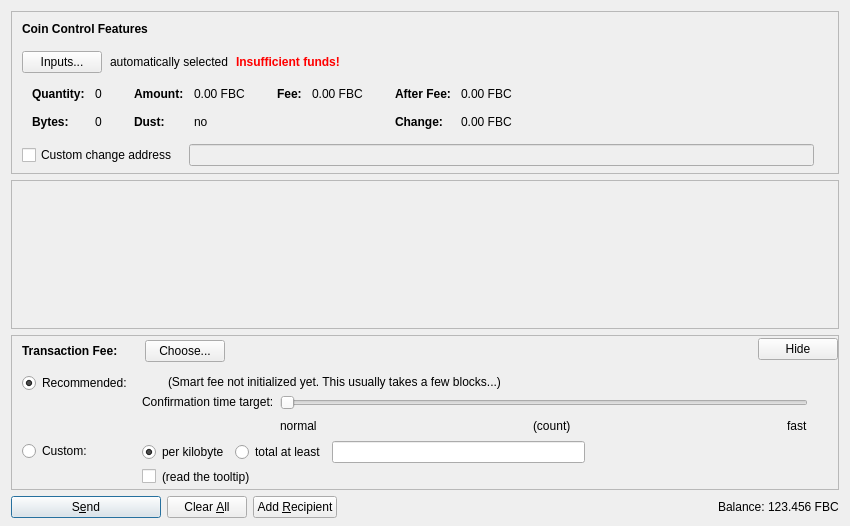
<?xml version="1.0" encoding="UTF-8"?>
<ui version="4.0">
 <class>SendCoinsDialog</class>
 <widget class="QDialog" name="SendCoinsDialog">
  <property name="geometry">
   <rect>
    <x>0</x>
    <y>0</y>
    <width>850</width>
    <height>526</height>
   </rect>
  </property>
  <property name="windowTitle">
   <string>Send Coins</string>
  </property>
  <layout class="QVBoxLayout" name="verticalLayout" stretch="0,1,0,0">
   <property name="bottomMargin">
    <number>8</number>
   </property>
   <item>
    <widget class="QFrame" name="frameCoinControl">
     <property name="sizePolicy">
      <sizepolicy hsizetype="Expanding" vsizetype="Expanding">
       <horstretch>0</horstretch>
       <verstretch>0</verstretch>
      </sizepolicy>
     </property>
     <property name="maximumSize">
      <size>
       <width>16777215</width>
       <height>16777215</height>
      </size>
     </property>
     <property name="frameShape">
      <enum>QFrame::StyledPanel</enum>
     </property>
     <property name="frameShadow">
      <enum>QFrame::Sunken</enum>
     </property>
     <layout class="QVBoxLayout" name="verticalLayoutCoinControl2">
      <property name="spacing">
       <number>0</number>
      </property>
      <property name="leftMargin">
       <number>0</number>
      </property>
      <property name="topMargin">
       <number>0</number>
      </property>
      <property name="rightMargin">
       <number>0</number>
      </property>
      <property name="bottomMargin">
       <number>6</number>
      </property>
      <item>
       <layout class="QVBoxLayout" name="verticalLayoutCoinControl" stretch="0,0,0,0,1">
        <property name="spacing">
         <number>0</number>
        </property>
        <property name="leftMargin">
         <number>10</number>
        </property>
        <property name="topMargin">
         <number>10</number>
        </property>
        <item>
         <layout class="QHBoxLayout" name="horizontalLayoutCoinControl1">
          <property name="bottomMargin">
           <number>15</number>
          </property>
          <item>
           <widget class="QLabel" name="labelCoinControlFeatures">
            <property name="sizePolicy">
             <sizepolicy hsizetype="Preferred" vsizetype="Maximum">
              <horstretch>0</horstretch>
              <verstretch>0</verstretch>
             </sizepolicy>
            </property>
            <property name="font">
             <font>
              <weight>75</weight>
              <bold>true</bold>
             </font>
            </property>
            <property name="styleSheet">
             <string notr="true">font-weight:bold;</string>
            </property>
            <property name="text">
             <string>Coin Control Features</string>
            </property>
           </widget>
          </item>
         </layout>
        </item>
        <item>
         <layout class="QHBoxLayout" name="horizontalLayoutCoinControl2" stretch="0,0,0,0">
          <property name="spacing">
           <number>8</number>
          </property>
          <property name="bottomMargin">
           <number>10</number>
          </property>
          <item>
           <widget class="QPushButton" name="pushButtonCoinControl">
            <property name="styleSheet">
             <string notr="true"/>
            </property>
            <property name="text">
             <string>Inputs...</string>
            </property>
            <property name="autoDefault">
             <bool>false</bool>
            </property>
           </widget>
          </item>
          <item>
           <widget class="QLabel" name="labelCoinControlAutomaticallySelected">
            <property name="text">
             <string>automatically selected</string>
            </property>
            <property name="margin">
             <number>5</number>
            </property>
           </widget>
          </item>
          <item>
           <widget class="QLabel" name="labelCoinControlInsuffFunds">
            <property name="font">
             <font>
              <weight>75</weight>
              <bold>true</bold>
             </font>
            </property>
            <property name="styleSheet">
             <string notr="true">color:red;font-weight:bold;</string>
            </property>
            <property name="text">
             <string>Insufficient funds!</string>
            </property>
            <property name="margin">
             <number>5</number>
            </property>
           </widget>
          </item>
          <item>
           <spacer name="horizontalSpacerCoinControl">
            <property name="orientation">
             <enum>Qt::Horizontal</enum>
            </property>
            <property name="sizeHint" stdset="0">
             <size>
              <width>40</width>
              <height>1</height>
             </size>
            </property>
           </spacer>
          </item>
         </layout>
        </item>
        <item>
         <widget class="QWidget" name="widgetCoinControl" native="true">
          <property name="sizePolicy">
           <sizepolicy hsizetype="Preferred" vsizetype="Preferred">
            <horstretch>0</horstretch>
            <verstretch>0</verstretch>
           </sizepolicy>
          </property>
          <property name="minimumSize">
           <size>
            <width>0</width>
            <height>0</height>
           </size>
          </property>
          <property name="styleSheet">
           <string notr="true"/>
          </property>
          <layout class="QHBoxLayout" name="horizontalLayoutCoinControl5">
           <property name="leftMargin">
            <number>0</number>
           </property>
           <property name="topMargin">
            <number>0</number>
           </property>
           <property name="rightMargin">
            <number>0</number>
           </property>
           <property name="bottomMargin">
            <number>0</number>
           </property>
           <item>
            <layout class="QHBoxLayout" name="horizontalLayoutCoinControl3" stretch="0,0,0,1">
             <property name="spacing">
              <number>20</number>
             </property>
             <property name="topMargin">
              <number>0</number>
             </property>
             <property name="bottomMargin">
              <number>10</number>
             </property>
             <item>
              <layout class="QFormLayout" name="formLayoutCoinControl1">
               <property name="horizontalSpacing">
                <number>10</number>
               </property>
               <property name="verticalSpacing">
                <number>14</number>
               </property>
               <property name="leftMargin">
                <number>10</number>
               </property>
               <property name="topMargin">
                <number>4</number>
               </property>
               <property name="rightMargin">
                <number>6</number>
               </property>
               <item row="0" column="0">
                <widget class="QLabel" name="labelCoinControlQuantityText">
                 <property name="font">
                  <font>
                   <weight>75</weight>
                   <bold>true</bold>
                  </font>
                 </property>
                 <property name="text">
                  <string>Quantity:</string>
                 </property>
                 <property name="margin">
                  <number>0</number>
                 </property>
                </widget>
               </item>
               <item row="0" column="1">
                <widget class="QLabel" name="labelCoinControlQuantity">
                 <property name="cursor">
                  <cursorShape>IBeamCursor</cursorShape>
                 </property>
                 <property name="contextMenuPolicy">
                  <enum>Qt::ActionsContextMenu</enum>
                 </property>
                 <property name="text">
                  <string notr="true">0</string>
                 </property>
                 <property name="margin">
                  <number>0</number>
                 </property>
                 <property name="textInteractionFlags">
                  <set>Qt::LinksAccessibleByMouse|Qt::TextSelectableByKeyboard|Qt::TextSelectableByMouse</set>
                 </property>
                </widget>
               </item>
               <item row="1" column="0">
                <widget class="QLabel" name="labelCoinControlBytesText">
                 <property name="font">
                  <font>
                   <weight>75</weight>
                   <bold>true</bold>
                  </font>
                 </property>
                 <property name="text">
                  <string>Bytes:</string>
                 </property>
                </widget>
               </item>
               <item row="1" column="1">
                <widget class="QLabel" name="labelCoinControlBytes">
                 <property name="cursor">
                  <cursorShape>IBeamCursor</cursorShape>
                 </property>
                 <property name="contextMenuPolicy">
                  <enum>Qt::ActionsContextMenu</enum>
                 </property>
                 <property name="text">
                  <string notr="true">0</string>
                 </property>
                 <property name="textInteractionFlags">
                  <set>Qt::LinksAccessibleByMouse|Qt::TextSelectableByKeyboard|Qt::TextSelectableByMouse</set>
                 </property>
                </widget>
               </item>
              </layout>
             </item>
             <item>
              <layout class="QFormLayout" name="formLayoutCoinControl2">
               <property name="horizontalSpacing">
                <number>10</number>
               </property>
               <property name="verticalSpacing">
                <number>14</number>
               </property>
               <property name="leftMargin">
                <number>6</number>
               </property>
               <property name="topMargin">
                <number>4</number>
               </property>
               <property name="rightMargin">
                <number>6</number>
               </property>
               <item row="0" column="0">
                <widget class="QLabel" name="labelCoinControlAmountText">
                 <property name="font">
                  <font>
                   <weight>75</weight>
                   <bold>true</bold>
                  </font>
                 </property>
                 <property name="text">
                  <string>Amount:</string>
                 </property>
                 <property name="margin">
                  <number>0</number>
                 </property>
                </widget>
               </item>
               <item row="0" column="1">
                <widget class="QLabel" name="labelCoinControlAmount">
                 <property name="cursor">
                  <cursorShape>IBeamCursor</cursorShape>
                 </property>
                 <property name="contextMenuPolicy">
                  <enum>Qt::ActionsContextMenu</enum>
                 </property>
                 <property name="text">
                  <string notr="true">0.00 FBC</string>
                 </property>
                 <property name="textInteractionFlags">
                  <set>Qt::LinksAccessibleByMouse|Qt::TextSelectableByKeyboard|Qt::TextSelectableByMouse</set>
                 </property>
                </widget>
               </item>
               <item row="1" column="0">
                <widget class="QLabel" name="labelCoinControlLowOutputText">
                 <property name="font">
                  <font>
                   <weight>75</weight>
                   <bold>true</bold>
                  </font>
                 </property>
                 <property name="text">
                  <string>Dust:</string>
                 </property>
                </widget>
               </item>
               <item row="1" column="1">
                <widget class="QLabel" name="labelCoinControlLowOutput">
                 <property name="cursor">
                  <cursorShape>IBeamCursor</cursorShape>
                 </property>
                 <property name="contextMenuPolicy">
                  <enum>Qt::ActionsContextMenu</enum>
                 </property>
                 <property name="text">
                  <string notr="true">no</string>
                 </property>
                 <property name="textInteractionFlags">
                  <set>Qt::LinksAccessibleByMouse|Qt::TextSelectableByKeyboard|Qt::TextSelectableByMouse</set>
                 </property>
                </widget>
               </item>
              </layout>
             </item>
             <item>
              <layout class="QFormLayout" name="formLayoutCoinControl3">
               <property name="horizontalSpacing">
                <number>10</number>
               </property>
               <property name="verticalSpacing">
                <number>14</number>
               </property>
               <property name="leftMargin">
                <number>6</number>
               </property>
               <property name="topMargin">
                <number>4</number>
               </property>
               <property name="rightMargin">
                <number>6</number>
               </property>
               <item row="0" column="0">
                <widget class="QLabel" name="labelCoinControlFeeText">
                 <property name="font">
                  <font>
                   <weight>75</weight>
                   <bold>true</bold>
                  </font>
                 </property>
                 <property name="text">
                  <string>Fee:</string>
                 </property>
                 <property name="margin">
                  <number>0</number>
                 </property>
                </widget>
               </item>
               <item row="0" column="1">
                <widget class="QLabel" name="labelCoinControlFee">
                 <property name="cursor">
                  <cursorShape>IBeamCursor</cursorShape>
                 </property>
                 <property name="contextMenuPolicy">
                  <enum>Qt::ActionsContextMenu</enum>
                 </property>
                 <property name="text">
                  <string notr="true">0.00 FBC</string>
                 </property>
                 <property name="textInteractionFlags">
                  <set>Qt::LinksAccessibleByMouse|Qt::TextSelectableByKeyboard|Qt::TextSelectableByMouse</set>
                 </property>
                </widget>
               </item>
              </layout>
             </item>
             <item>
              <layout class="QFormLayout" name="formLayoutCoinControl4">
               <property name="horizontalSpacing">
                <number>10</number>
               </property>
               <property name="verticalSpacing">
                <number>14</number>
               </property>
               <property name="leftMargin">
                <number>6</number>
               </property>
               <property name="topMargin">
                <number>4</number>
               </property>
               <property name="rightMargin">
                <number>6</number>
               </property>
               <item row="0" column="0">
                <widget class="QLabel" name="labelCoinControlAfterFeeText">
                 <property name="font">
                  <font>
                   <weight>75</weight>
                   <bold>true</bold>
                  </font>
                 </property>
                 <property name="text">
                  <string>After Fee:</string>
                 </property>
                 <property name="margin">
                  <number>0</number>
                 </property>
                </widget>
               </item>
               <item row="0" column="1">
                <widget class="QLabel" name="labelCoinControlAfterFee">
                 <property name="cursor">
                  <cursorShape>IBeamCursor</cursorShape>
                 </property>
                 <property name="contextMenuPolicy">
                  <enum>Qt::ActionsContextMenu</enum>
                 </property>
                 <property name="text">
                  <string notr="true">0.00 FBC</string>
                 </property>
                 <property name="textInteractionFlags">
                  <set>Qt::LinksAccessibleByMouse|Qt::TextSelectableByKeyboard|Qt::TextSelectableByMouse</set>
                 </property>
                </widget>
               </item>
               <item row="1" column="0">
                <widget class="QLabel" name="labelCoinControlChangeText">
                 <property name="font">
                  <font>
                   <weight>75</weight>
                   <bold>true</bold>
                  </font>
                 </property>
                 <property name="text">
                  <string>Change:</string>
                 </property>
                </widget>
               </item>
               <item row="1" column="1">
                <widget class="QLabel" name="labelCoinControlChange">
                 <property name="cursor">
                  <cursorShape>IBeamCursor</cursorShape>
                 </property>
                 <property name="contextMenuPolicy">
                  <enum>Qt::ActionsContextMenu</enum>
                 </property>
                 <property name="text">
                  <string notr="true">0.00 FBC</string>
                 </property>
                 <property name="textInteractionFlags">
                  <set>Qt::LinksAccessibleByMouse|Qt::TextSelectableByKeyboard|Qt::TextSelectableByMouse</set>
                 </property>
                </widget>
               </item>
              </layout>
             </item>
            </layout>
           </item>
          </layout>
         </widget>
        </item>
        <item>
         <layout class="QHBoxLayout" name="horizontalLayoutCoinControl4" stretch="0,0,0">
          <property name="spacing">
           <number>12</number>
          </property>
          <property name="sizeConstraint">
           <enum>QLayout::SetDefaultConstraint</enum>
          </property>
          <property name="topMargin">
           <number>5</number>
          </property>
          <property name="rightMargin">
           <number>5</number>
          </property>
          <item>
           <widget class="QCheckBox" name="checkBoxCoinControlChange">
            <property name="toolTip">
             <string>If this is activated, but the change address is empty or invalid, change will be sent to a newly generated address.</string>
            </property>
            <property name="text">
             <string>Custom change address</string>
            </property>
           </widget>
          </item>
          <item>
           <widget class="QValidatedLineEdit" name="lineEditCoinControlChange">
            <property name="enabled">
             <bool>false</bool>
            </property>
            <property name="sizePolicy">
             <sizepolicy hsizetype="Expanding" vsizetype="Fixed">
              <horstretch>0</horstretch>
              <verstretch>0</verstretch>
             </sizepolicy>
            </property>
           </widget>
          </item>
          <item>
           <widget class="QLabel" name="labelCoinControlChangeLabel">
            <property name="sizePolicy">
             <sizepolicy hsizetype="Preferred" vsizetype="Expanding">
              <horstretch>0</horstretch>
              <verstretch>0</verstretch>
             </sizepolicy>
            </property>
            <property name="minimumSize">
             <size>
              <width>0</width>
              <height>0</height>
             </size>
            </property>
            <property name="text">
             <string/>
            </property>
            <property name="margin">
             <number>3</number>
            </property>
           </widget>
          </item>
         </layout>
        </item>
        <item>
         <spacer name="verticalSpacerCoinControl">
          <property name="orientation">
           <enum>Qt::Vertical</enum>
          </property>
          <property name="sizeHint" stdset="0">
           <size>
            <width>800</width>
            <height>1</height>
           </size>
          </property>
         </spacer>
        </item>
       </layout>
      </item>
     </layout>
    </widget>
   </item>
   <item>
    <widget class="QScrollArea" name="scrollArea">
     <property name="widgetResizable">
      <bool>true</bool>
     </property>
     <widget class="QWidget" name="scrollAreaWidgetContents">
      <property name="geometry">
       <rect>
        <x>0</x>
        <y>0</y>
        <width>830</width>
        <height>104</height>
       </rect>
      </property>
      <layout class="QVBoxLayout" name="verticalLayout_2" stretch="0,1">
       <property name="leftMargin">
        <number>0</number>
       </property>
       <property name="topMargin">
        <number>0</number>
       </property>
       <property name="rightMargin">
        <number>0</number>
       </property>
       <property name="bottomMargin">
        <number>0</number>
       </property>
       <item>
        <layout class="QVBoxLayout" name="entries">
         <property name="spacing">
          <number>6</number>
         </property>
        </layout>
       </item>
       <item>
        <spacer name="verticalSpacer">
         <property name="orientation">
          <enum>Qt::Vertical</enum>
         </property>
         <property name="sizeHint" stdset="0">
          <size>
           <width>20</width>
           <height>40</height>
          </size>
         </property>
        </spacer>
       </item>
      </layout>
     </widget>
    </widget>
   </item>
   <item>
    <widget class="QFrame" name="frameFee">
     <property name="sizePolicy">
      <sizepolicy hsizetype="Expanding" vsizetype="Expanding">
       <horstretch>0</horstretch>
       <verstretch>0</verstretch>
      </sizepolicy>
     </property>
     <property name="maximumSize">
      <size>
       <width>16777215</width>
       <height>16777215</height>
      </size>
     </property>
     <property name="frameShape">
      <enum>QFrame::StyledPanel</enum>
     </property>
     <property name="frameShadow">
      <enum>QFrame::Sunken</enum>
     </property>
     <layout class="QVBoxLayout" name="verticalLayoutFee1">
      <property name="spacing">
       <number>0</number>
      </property>
      <property name="leftMargin">
       <number>0</number>
      </property>
      <property name="topMargin">
       <number>0</number>
      </property>
      <property name="rightMargin">
       <number>0</number>
      </property>
      <property name="bottomMargin">
       <number>0</number>
      </property>
      <item>
       <layout class="QVBoxLayout" name="verticalLayoutFee2" stretch="0,0,0">
        <property name="spacing">
         <number>0</number>
        </property>
        <property name="leftMargin">
         <number>10</number>
        </property>
        <property name="topMargin">
         <number>0</number>
        </property>
        <item>
         <layout class="QHBoxLayout" name="horizontalLayoutFee1">
          <property name="bottomMargin">
           <number>0</number>
          </property>
          <item>
           <layout class="QVBoxLayout" name="verticalLayoutFee7">
            <property name="spacing">
             <number>0</number>
            </property>
            <item>
             <spacer name="verticalSpacerSmartFee">
              <property name="orientation">
               <enum>Qt::Vertical</enum>
              </property>
              <property name="sizeType">
               <enum>QSizePolicy::Fixed</enum>
              </property>
              <property name="sizeHint" stdset="0">
               <size>
                <width>1</width>
                <height>4</height>
               </size>
              </property>
             </spacer>
            </item>
            <item>
             <layout class="QHBoxLayout" name="horizontalLayoutSmartFee">
              <property name="spacing">
               <number>10</number>
              </property>
              <item>
               <widget class="QLabel" name="labelFeeHeadline">
                <property name="sizePolicy">
                 <sizepolicy hsizetype="Preferred" vsizetype="Maximum">
                  <horstretch>0</horstretch>
                  <verstretch>0</verstretch>
                 </sizepolicy>
                </property>
                <property name="font">
                 <font>
                  <weight>75</weight>
                  <bold>true</bold>
                 </font>
                </property>
                <property name="styleSheet">
                 <string notr="true">font-weight:bold;</string>
                </property>
                <property name="text">
                 <string>Transaction Fee:</string>
                </property>
               </widget>
              </item>
              <item>
               <widget class="QLabel" name="labelFeeMinimized">
                <property name="text">
                 <string/>
                </property>
               </widget>
              </item>
              <item>
               <widget class="QPushButton" name="buttonChooseFee">
                <property name="text">
                 <string>Choose...</string>
                </property>
               </widget>
              </item>
             </layout>
            </item>
            <item>
             <spacer name="verticalSpacer_5">
              <property name="orientation">
               <enum>Qt::Vertical</enum>
              </property>
              <property name="sizeHint" stdset="0">
               <size>
                <width>1</width>
                <height>1</height>
               </size>
              </property>
             </spacer>
            </item>
           </layout>
          </item>
          <item>
           <spacer name="horizontalSpacer_4">
            <property name="orientation">
             <enum>Qt::Horizontal</enum>
            </property>
            <property name="sizeHint" stdset="0">
             <size>
              <width>40</width>
              <height>20</height>
             </size>
            </property>
           </spacer>
          </item>
          <item>
           <widget class="QPushButton" name="buttonMinimizeFee">
            <property name="toolTip">
             <string>collapse fee-settings</string>
            </property>
            <property name="text">
             <string>Hide</string>
            </property>
           </widget>
          </item>
         </layout>
        </item>
        <item>
         <widget class="QFrame" name="frameFeeSelection">
          <layout class="QVBoxLayout" name="verticalLayoutFee12">
           <property name="spacing">
            <number>0</number>
           </property>
           <property name="leftMargin">
            <number>0</number>
           </property>
           <property name="topMargin">
            <number>0</number>
           </property>
           <property name="rightMargin">
            <number>0</number>
           </property>
           <property name="bottomMargin">
            <number>0</number>
           </property>
           <item>
            <layout class="QGridLayout" name="gridLayoutFee">
             <property name="topMargin">
              <number>10</number>
             </property>
             <property name="bottomMargin">
              <number>4</number>
             </property>
             <property name="horizontalSpacing">
              <number>10</number>
             </property>
             <property name="verticalSpacing">
              <number>4</number>
             </property>
             <item row="1" column="1">
              <layout class="QVBoxLayout" name="verticalLayoutFee8">
               <property name="spacing">
                <number>6</number>
               </property>
               <item>
                <layout class="QHBoxLayout" name="horizontalLayoutFee13">
                 <item>
                  <widget class="QRadioButton" name="radioCustomPerKilobyte">
                   <property name="toolTip">
                    <string>If the custom fee is set to 1000 satoshis and the transaction is only 250 bytes, then &quot;per kilobyte&quot; only pays 250 satoshis in fee, while &quot;total at least&quot; pays 1000 satoshis. For transactions bigger than a kilobyte both pay by kilobyte.</string>
                   </property>
                   <property name="text">
                    <string>per kilobyte</string>
                   </property>
                   <property name="checked">
                    <bool>true</bool>
                   </property>
                   <attribute name="buttonGroup">
                    <string notr="true">groupCustomFee</string>
                   </attribute>
                  </widget>
                 </item>
                 <item>
                  <widget class="QRadioButton" name="radioCustomAtLeast">
                   <property name="toolTip">
                    <string>If the custom fee is set to 1000 satoshis and the transaction is only 250 bytes, then &quot;per kilobyte&quot; only pays 250 satoshis in fee, while &quot;total at least&quot; pays 1000 satoshis. For transactions bigger than a kilobyte both pay by kilobyte.</string>
                   </property>
                   <property name="text">
                    <string>total at least</string>
                   </property>
                   <attribute name="buttonGroup">
                    <string notr="true">groupCustomFee</string>
                   </attribute>
                  </widget>
                 </item>
                 <item>
                  <widget class="BitcoinAmountField" name="customFee"/>
                 </item>
                 <item>
                  <spacer name="horizontalSpacer_6">
                   <property name="orientation">
                    <enum>Qt::Horizontal</enum>
                   </property>
                   <property name="sizeHint" stdset="0">
                    <size>
                     <width>1</width>
                     <height>1</height>
                    </size>
                   </property>
                  </spacer>
                 </item>
                </layout>
               </item>
               <item>
                <layout class="QHBoxLayout" name="horizontalLayoutFee8">
                 <item>
                  <widget class="QCheckBox" name="checkBoxMinimumFee">
                   <property name="toolTip">
                    <string>Paying only the minimum fee is just fine as long as there is less transaction volume than space in the blocks. But be aware that this can end up in a never confirming transaction once there is more demand for footballcoin transactions than the network can process.</string>
                   </property>
                   <property name="text">
                    <string/>
                   </property>
                  </widget>
                 </item>
                 <item>
                  <widget class="QLabel" name="labelMinFeeWarning">
                   <property name="enabled">
                    <bool>true</bool>
                   </property>
                   <property name="toolTip">
                    <string>Paying only the minimum fee is just fine as long as there is less transaction volume than space in the blocks. But be aware that this can end up in a never confirming transaction once there is more demand for footballcoin transactions than the network can process.</string>
                   </property>
                   <property name="text">
                    <string>(read the tooltip)</string>
                   </property>
                   <property name="margin">
                    <number>5</number>
                   </property>
                  </widget>
                 </item>
                 <item>
                  <spacer name="horizontalSpacer_2">
                   <property name="orientation">
                    <enum>Qt::Horizontal</enum>
                   </property>
                   <property name="sizeHint" stdset="0">
                    <size>
                     <width>1</width>
                     <height>1</height>
                    </size>
                   </property>
                  </spacer>
                 </item>
                </layout>
               </item>
              </layout>
             </item>
             <item row="0" column="0">
              <layout class="QVBoxLayout" name="verticalLayoutFee4" stretch="0,1">
               <item>
                <widget class="QRadioButton" name="radioSmartFee">
                 <property name="text">
                  <string>Recommended:</string>
                 </property>
                 <property name="checked">
                  <bool>true</bool>
                 </property>
                 <attribute name="buttonGroup">
                  <string notr="true">groupFee</string>
                 </attribute>
                </widget>
               </item>
               <item>
                <spacer name="verticalSpacer_2">
                 <property name="orientation">
                  <enum>Qt::Vertical</enum>
                 </property>
                 <property name="sizeHint" stdset="0">
                  <size>
                   <width>1</width>
                   <height>1</height>
                  </size>
                 </property>
                </spacer>
               </item>
              </layout>
             </item>
             <item row="1" column="0">
              <layout class="QVBoxLayout" name="verticalLayoutFee9" stretch="0,1">
               <item>
                <widget class="QRadioButton" name="radioCustomFee">
                 <property name="text">
                  <string>Custom:</string>
                 </property>
                 <attribute name="buttonGroup">
                  <string notr="true">groupFee</string>
                 </attribute>
                </widget>
               </item>
               <item>
                <spacer name="verticalSpacer_6">
                 <property name="orientation">
                  <enum>Qt::Vertical</enum>
                 </property>
                 <property name="sizeHint" stdset="0">
                  <size>
                   <width>1</width>
                   <height>1</height>
                  </size>
                 </property>
                </spacer>
               </item>
              </layout>
             </item>
             <item row="0" column="1">
              <layout class="QVBoxLayout" name="verticalLayoutFee3" stretch="0,0,1">
               <property name="spacing">
                <number>6</number>
               </property>
               <property name="topMargin">
                <number>2</number>
               </property>
               <item>
                <layout class="QHBoxLayout" name="horizontalLayoutFee12">
                 <item>
                  <widget class="QLabel" name="labelSmartFee">
                   <property name="text">
                    <string/>
                   </property>
                   <property name="margin">
                    <number>2</number>
                   </property>
                  </widget>
                 </item>
                 <item>
                  <widget class="QLabel" name="labelFeeEstimation">
                   <property name="text">
                    <string/>
                   </property>
                  </widget>
                 </item>
                 <item>
                  <widget class="QLabel" name="labelSmartFee2">
                   <property name="text">
                    <string>(Smart fee not initialized yet. This usually takes a few blocks...)</string>
                   </property>
                   <property name="margin">
                    <number>2</number>
                   </property>
                  </widget>
                 </item>
                 <item>
                  <spacer name="horizontalSpacer_5">
                   <property name="orientation">
                    <enum>Qt::Horizontal</enum>
                   </property>
                   <property name="sizeHint" stdset="0">
                    <size>
                     <width>1</width>
                     <height>1</height>
                    </size>
                   </property>
                  </spacer>
                 </item>
                </layout>
               </item>
               <item>
                <layout class="QHBoxLayout" name="horizontalLayoutFee9">
                 <item>
                  <layout class="QVBoxLayout" name="verticalLayoutFee6">
                   <item>
                    <widget class="QLabel" name="labelSmartFee3">
                     <property name="text">
                      <string>Confirmation time target:</string>
                     </property>
                     <property name="margin">
                      <number>2</number>
                     </property>
                    </widget>
                   </item>
                   <item>
                    <spacer name="verticalSpacer_3">
                     <property name="orientation">
                      <enum>Qt::Vertical</enum>
                     </property>
                     <property name="sizeHint" stdset="0">
                      <size>
                       <width>1</width>
                       <height>1</height>
                      </size>
                     </property>
                    </spacer>
                   </item>
                  </layout>
                 </item>
                 <item>
                  <layout class="QVBoxLayout" name="verticalLayoutFee5">
                   <property name="rightMargin">
                    <number>30</number>
                   </property>
                   <item>
                    <widget class="QSlider" name="sliderSmartFee">
                     <property name="minimum">
                      <number>0</number>
                     </property>
                     <property name="maximum">
                      <number>23</number>
                     </property>
                     <property name="pageStep">
                      <number>1</number>
                     </property>
                     <property name="value">
                      <number>0</number>
                     </property>
                     <property name="orientation">
                      <enum>Qt::Horizontal</enum>
                     </property>
                     <property name="invertedAppearance">
                      <bool>false</bool>
                     </property>
                     <property name="invertedControls">
                      <bool>false</bool>
                     </property>
                     <property name="tickPosition">
                      <enum>QSlider::NoTicks</enum>
                     </property>
                    </widget>
                   </item>
                   <item>
                    <layout class="QHBoxLayout" name="horizontalLayoutFee10">
                     <item>
                      <widget class="QLabel" name="labelSmartFeeNormal">
                       <property name="text">
                        <string>normal</string>
                       </property>
                      </widget>
                     </item>
                     <item>
                      <spacer name="horizontalSpacer_7">
                       <property name="orientation">
                        <enum>Qt::Horizontal</enum>
                       </property>
                       <property name="sizeHint" stdset="0">
                        <size>
                         <width>40</width>
                         <height>20</height>
                        </size>
                       </property>
                      </spacer>
                     </item>
                     <item>
                      <widget class="QLabel" name="confirmationTargetLabel">
                       <property name="text">
                        <string notr="true">(count)</string>
                       </property>
                      </widget>
                     </item>
                     <item>
                      <spacer name="horizontalSpacer_3">
                       <property name="orientation">
                        <enum>Qt::Horizontal</enum>
                       </property>
                       <property name="sizeHint" stdset="0">
                        <size>
                         <width>40</width>
                         <height>20</height>
                        </size>
                       </property>
                      </spacer>
                     </item>
                     <item>
                      <widget class="QLabel" name="labelSmartFeeFast">
                       <property name="text">
                        <string>fast</string>
                       </property>
                      </widget>
                     </item>
                    </layout>
                   </item>
                  </layout>
                 </item>
                </layout>
               </item>
               <item>
                <spacer name="verticalSpacer_4">
                 <property name="orientation">
                  <enum>Qt::Vertical</enum>
                 </property>
                 <property name="sizeHint" stdset="0">
                  <size>
                   <width>1</width>
                   <height>1</height>
                  </size>
                 </property>
                </spacer>
               </item>
              </layout>
             </item>
            </layout>
           </item>
          </layout>
         </widget>
        </item>
        <item>
         <spacer name="verticalSpacerFee">
          <property name="orientation">
           <enum>Qt::Vertical</enum>
          </property>
          <property name="sizeHint" stdset="0">
           <size>
            <width>800</width>
            <height>1</height>
           </size>
          </property>
         </spacer>
        </item>
       </layout>
      </item>
     </layout>
    </widget>
   </item>
   <item>
    <layout class="QHBoxLayout" name="horizontalLayout">
     <item>
      <widget class="QPushButton" name="sendButton">
       <property name="minimumSize">
        <size>
         <width>150</width>
         <height>0</height>
        </size>
       </property>
       <property name="toolTip">
        <string>Confirm the send action</string>
       </property>
       <property name="text">
        <string>S&amp;end</string>
       </property>
       <property name="icon">
        <iconset resource="../bitcoin.qrc">
         <normaloff>:/icons/send</normaloff>:/icons/send</iconset>
       </property>
       <property name="autoDefault">
        <bool>false</bool>
       </property>
       <property name="default">
        <bool>true</bool>
       </property>
      </widget>
     </item>
     <item>
      <widget class="QPushButton" name="clearButton">
       <property name="sizePolicy">
        <sizepolicy hsizetype="Minimum" vsizetype="Fixed">
         <horstretch>0</horstretch>
         <verstretch>0</verstretch>
        </sizepolicy>
       </property>
       <property name="toolTip">
        <string>Clear all fields of the form.</string>
       </property>
       <property name="text">
        <string>Clear &amp;All</string>
       </property>
       <property name="icon">
        <iconset resource="../bitcoin.qrc">
         <normaloff>:/icons/remove</normaloff>:/icons/remove</iconset>
       </property>
       <property name="autoDefault">
        <bool>false</bool>
       </property>
      </widget>
     </item>
     <item>
      <widget class="QPushButton" name="addButton">
       <property name="toolTip">
        <string>Send to multiple recipients at once</string>
       </property>
       <property name="text">
        <string>Add &amp;Recipient</string>
       </property>
       <property name="icon">
        <iconset resource="../bitcoin.qrc">
         <normaloff>:/icons/add</normaloff>:/icons/add</iconset>
       </property>
       <property name="autoDefault">
        <bool>false</bool>
       </property>
      </widget>
     </item>
     <item>
      <spacer name="horizontalSpacer">
       <property name="orientation">
        <enum>Qt::Horizontal</enum>
       </property>
       <property name="sizeHint" stdset="0">
        <size>
         <width>40</width>
         <height>20</height>
        </size>
       </property>
      </spacer>
     </item>
     <item>
      <layout class="QHBoxLayout" name="horizontalLayout_2">
       <property name="spacing">
        <number>3</number>
       </property>
       <item>
        <widget class="QLabel" name="label">
         <property name="sizePolicy">
          <sizepolicy hsizetype="Preferred" vsizetype="Fixed">
           <horstretch>0</horstretch>
           <verstretch>0</verstretch>
          </sizepolicy>
         </property>
         <property name="text">
          <string>Balance:</string>
         </property>
        </widget>
       </item>
       <item>
        <widget class="QLabel" name="labelBalance">
         <property name="sizePolicy">
          <sizepolicy hsizetype="Preferred" vsizetype="Fixed">
           <horstretch>0</horstretch>
           <verstretch>0</verstretch>
          </sizepolicy>
         </property>
         <property name="cursor">
          <cursorShape>IBeamCursor</cursorShape>
         </property>
         <property name="text">
          <string notr="true">123.456 FBC</string>
         </property>
         <property name="textInteractionFlags">
          <set>Qt::LinksAccessibleByMouse|Qt::TextSelectableByKeyboard|Qt::TextSelectableByMouse</set>
         </property>
        </widget>
       </item>
      </layout>
     </item>
    </layout>
   </item>
  </layout>
 </widget>
 <customwidgets>
  <customwidget>
   <class>QValidatedLineEdit</class>
   <extends>QLineEdit</extends>
   <header>qvalidatedlineedit.h</header>
  </customwidget>
  <customwidget>
   <class>BitcoinAmountField</class>
   <extends>QLineEdit</extends>
   <header>bitcoinamountfield.h</header>
   <container>1</container>
  </customwidget>
 </customwidgets>
 <resources>
  <include location="../bitcoin.qrc"/>
 </resources>
 <connections/>
 <buttongroups>
  <buttongroup name="groupFee"/>
  <buttongroup name="groupCustomFee"/>
 </buttongroups>
</ui>
